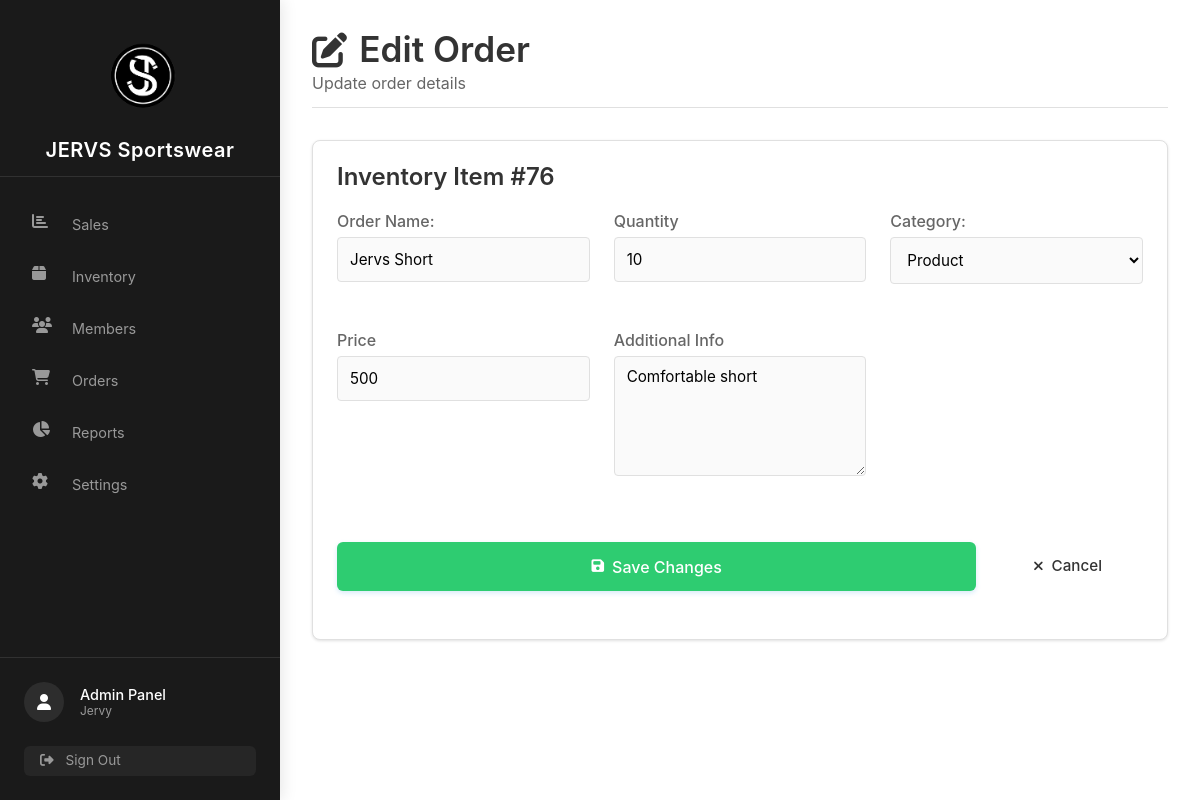
Screenshot of /View/pages/edit_prod.php?id=76 (signed in) with the database file from the repository.
### tables this page shows
CREATE TABLE `inventory_tbl` (
  `id` int(11) NOT NULL,
  `item_name` varchar(255) NOT NULL,
  `categ` varchar(255) NOT NULL,
  `price` decimal(10,0) NOT NULL,
  `qty` int(11) NOT NULL,
  `descrip` text NOT NULL
);

### View/pages/edit_prod.php (the view, shortened to what this page needs)
<?php
    include('../../config/database.php');
    if(isset($_GET['id'])){
        $id = $_GET['id'];
        $stmt = $conn->prepare("SELECT * FROM inventory_tbl WHERE id = ?");
        $stmt->bind_param('i', $id);
        $stmt->execute();
        $result = $stmt->get_result();
        $item = $result->fetch_assoc();
    }else{
        echo '<script> alert("No order ID provided");</script>';
        exit;
    }
?>
<!DOCTYPE html>
<html lang="en">
<head>
    <link rel="stylesheet" href="https://cdnjs.cloudflare.com/ajax/libs/font-awesome/6.4.0/css/all.min.css">
    <link rel="stylesheet" href="../../View/assets/stylesheet/dashboard.css">
    <link rel="stylesheet" href="../../View/assets/stylesheet/order-management-css/edit.css">
    <link rel="stylesheet" href="../../View/assets/stylesheet/sidebar.css">
</head>
<body>
<?php include('../../View/parts/sidebar.php'); ?>
    <div class="main-wrapper">
        <main class="main-content">
            <div class="dashboard-header">
                <div class="header-content">
                    <h1 class="dashboard-title"><i class="fas fa-edit"></i> Edit Order</h1>
                    <p class="dashboard-subtitle">Update order details</p>
                </div>
            </div>
            <div class="metric-card">
            <div class="chart-header">
                <h2 class="chart-title">Inventory Item #<?= htmlspecialchars($item['id']) ?></h2>
            </div>
            <form method="POST" action="">
                <div class="form-group">
                    <label>Order Name:</label>
                    <input type="text" name="item" class="form-control" value="<?= htmlspecialchars($item['item_name']) ?>" required>
                </div>
                <div class="form-row">
                    <div class="form-group">
                        <label>Quantity</label>
                        <input type="number" name="qty" class="form-control" value="<?= htmlspecialchars($item['qty']) ?>" required>
                    </div>
                </div>
                <div class="form-group">
                    <?php
                        $current = strtolower($item['categ']);
                    ?>
                    <label>Category:</label>
                    <select name="category" class="form-control" required>
                        <option value="<?= htmlspecialchars($current) ?>" selected><?= ucfirst($current) ?></option>
                    </select>
                </div>
                <div class="form-row">
                    <div class="form-group">
                        <label>Price</label>
                        <input type="number" name="price" class="form-control" value="<?= htmlspecialchars($item['price']) ?>" required>
                    </div>
                </div>
                <div class="form-group">
                    <label>Additional Info</label>
                    <textarea name="description" class="form-control" rows="3"><?= htmlspecialchars($item['descrip']) ?></textarea>
                </div>
                <div class="form-buttons">
                    <button type="submit" class="btn btn-primary">
                        <i class="fas fa-save"></i> Save Changes
                    </button>
                    <a href="../../View/pages/add-inventory.php" class="btn btn-secondary">
                        <i class="fas fa-times"></i> Cancel
                    </a>
                </div>
            </form>
        </div>
        </main>
    </div>
</body>
</html>

### View/assets/stylesheet/dashboard.css (style rules this page uses)
:root { --primary-black: #1a1a1a; --secondary-black: #2d2d2d; --tertiary-black: #3d3d3d; --primary-white: #ffffff; --secondary-white: #f8f8f8; --tertiary-white: #eaeaea; --accent-color: #555555; --primary: #284cff; --primary-light: #e8f0fe; --success-color: #28a745; --error-color: #dc3545; --warning-color: #FF9800; --info-color: #2196F3; --text-dark: #212529; --text-light: #495057; --text-lighter: #6c757d; --border-color: #e0e0e0; --transition-speed: 0.3s; --border-radius-sm: 4px; --border-radius-md: 8px; --border-radius-lg: 12px; --box-shadow-sm: 0 1px 3px rgba(0,0,0,0.12); --box-shadow-md: 0 4px 6px rgba(0,0,0,0.1); }
* { margin: 0; padding: 0; box-sizing: border-box; }
body { font-family: 'Inter', sans-serif; background-color: var(--secondary-white); color: var(--text-dark); line-height: 1.6; }
.main-wrapper { width: calc(100% - 280px); margin-left: 280px; transition: all var(--transition-speed) ease; }
.main-content { padding: 2rem 3rem; min-height: 100vh; background-color: var(--primary-white); box-shadow: 0 0 20px rgba(0, 0, 0, 0.03); }
.dashboard-header { margin-bottom: 2rem; padding-bottom: 1rem; border-bottom: 1px solid var(--border-color); }
.dashboard-title { font-size: 2.2rem; font-weight: 600; color: var(--text-dark); margin-bottom: 0.5rem; display: flex; align-items: center; gap: 0.75rem; }
.dashboard-subtitle { color: var(--text-light); font-size: 1rem; margin: 0; }
.metric-card, .chart-section, .sales-section { background: var(--primary-white); border-radius: var(--border-radius-md); padding: 1.5rem; box-shadow: var(--box-shadow-sm); transition: transform 0.2s, box-shadow 0.2s; border: 1px solid var(--border-color); }
.chart-header { margin-bottom: 1.5rem; }
.chart-title { font-size: 1.5rem; font-weight: 600; color: var(--text-dark); margin-bottom: 1rem; }
.btn { display: inline-flex; align-items: center; justify-content: center; padding: 0.75rem 1.5rem; font-size: 0.95rem; font-weight: 500; line-height: 1.5; text-align: center; white-space: nowrap; vertical-align: middle; cursor: pointer; user-select: none; border: 1px solid transparent; border-radius: var(--border-radius-sm); transition: all 0.2s ease-in-out; margin-right: 1rem; margin-bottom: 1.5rem; gap: 0.5rem; }
.btn i { font-size: 0.9em; }
.btn-primary { background-color: var(--primary); color: var(--primary-white); box-shadow: 0 2px 5px rgba(52, 152, 219, 0.2); }
.form-group { margin-bottom: 1.5rem; }
.form-group label { display: block; margin-bottom: 0.5rem; font-weight: 500; color: var(--text-light); }
.form-control { width: 100%; padding: 0.75rem; border: 1px solid var(--border-color); border-radius: var(--border-radius-sm); font-family: inherit; font-size: 0.95rem; transition: border-color var(--transition-speed); }
textarea.form-control { min-height: 120px; resize: vertical; }
.form-buttons { display: flex; gap: 1rem; margin-top: 1.5rem; }

### View/assets/stylesheet/order-management-css/edit.css (style rules this page uses)
body { font-family: 'Inter', sans-serif; background-color: #f8f9fa; color: #333; line-height: 1.6; margin: 0; padding: 0; }
.main-content { flex: 1; padding: 2rem 3rem; background-color: #fff; box-shadow: 0 0 20px rgba(0, 0, 0, 0.03); }
h2 { color: #2c3e50; font-size: 1.5rem; margin-bottom: 1.5rem; padding-bottom: 0.75rem; border-bottom: 1px solid #e9ecef; }
form { display: grid; grid-template-columns: repeat(auto-fit, minmax(250px, 1fr)); gap: 1.5rem; }
label { display: block; margin-bottom: 0.5rem; font-weight: 500; color: #34495e; }
input, textarea, select { width: 100%; padding: 0.75rem 1rem; border: 1px solid #ced4da; border-radius: 6px; font-size: 1rem; transition: border-color 0.15s ease-in-out, box-shadow 0.15s ease-in-out; background-color: #fafafa; }
textarea { min-height: 100px; resize: vertical; grid-column: 1 / -1; }
.form-buttons { grid-column: 1 / -1; display: flex; gap: 1rem; margin-top: 1rem; }
.form-buttons button { flex: 1; padding: 0.75rem; font-size: 1rem; font-weight: 500; border: none; border-radius: 6px; cursor: pointer; transition: all 0.2s ease; }
.form-buttons button[type="submit"] { background-color: #2ecc71; color: white; }

### rows the page displays
inventory_tbl: id "76", item "Jervs Short", qty "10", category "Product", price "500", description "Comfortable short"
